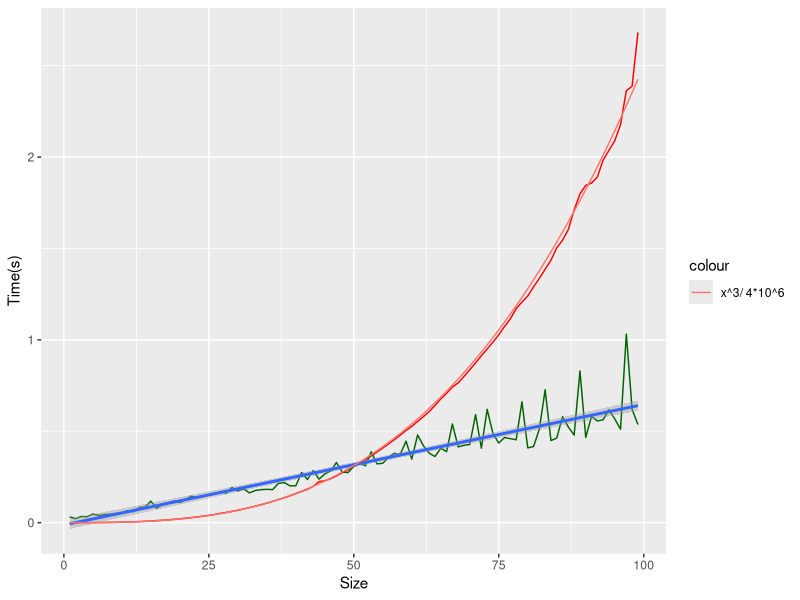

This chart was generated by the following R code:
library(ggplot2)
setwd('~/uni/mcs/mcs2-jpg/')
dataset = read.csv('times.csv', sep=",", fileEncoding="latin1")
dataset_scipy = read.csv('times_scipy.csv', sep=",", fileEncoding="latin1")

dataset$scipyTime = dataset$scipyTime*250
fun.1 <- function(x) x^2 + x

 

a = ggplot() + geom_line(data=dataset, aes(x = n, y= myTime), color="red") +
           geom_line(data=dataset, aes(x = n, y= scipyTime), color="darkgreen") +
           geom_smooth(data=dataset, aes(x = n, y= scipyTime), method = "lm") +
           ylab("Time(s)") + xlab("Size") +
           stat_function(fun=function(x)x^3/400000, geom="line", aes(colour="x^3/ 4*10^6"))

           #ylim(0, 5)

      

b = ggplot() + geom_line(data=dataset_scipy, aes(x = n, y= scipyTime), color="darkgreen") +
         stat_function(fun=function(x)log(x), geom="line", aes(colour="log(x)"))
#ylim(0, 5)

a
